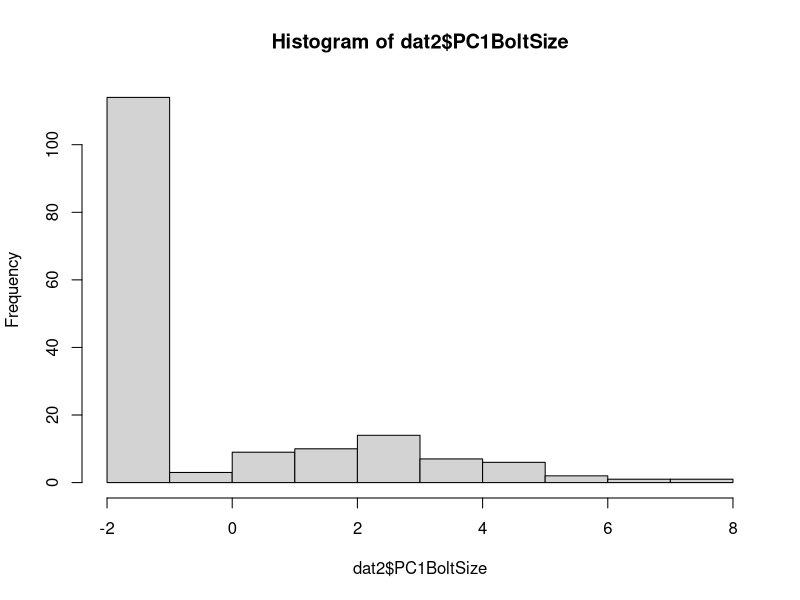
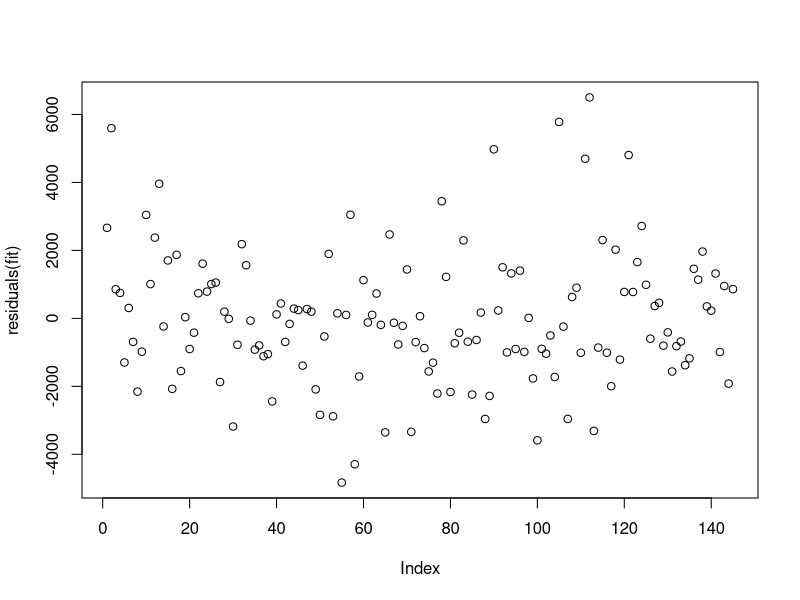
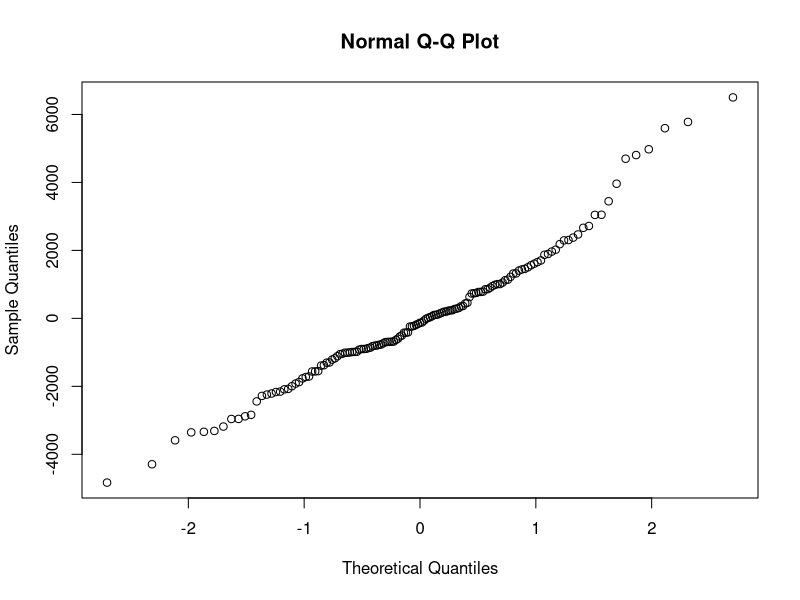
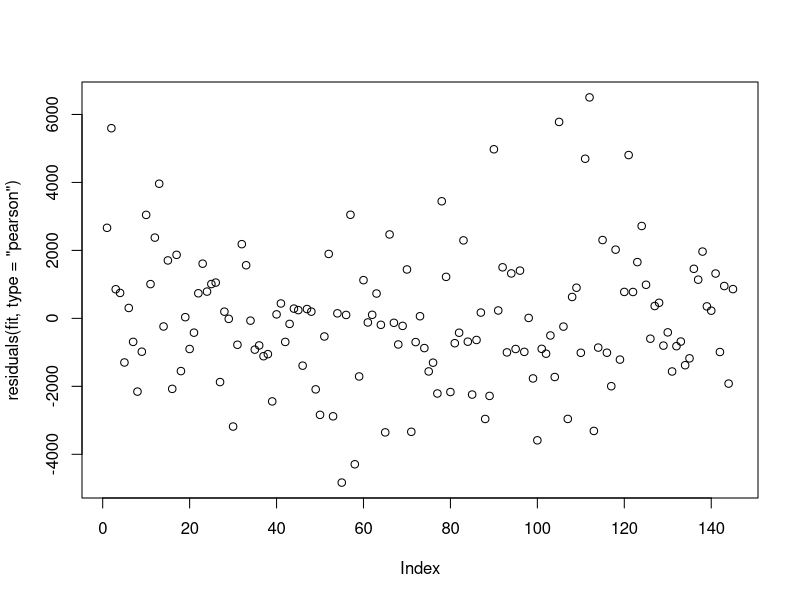
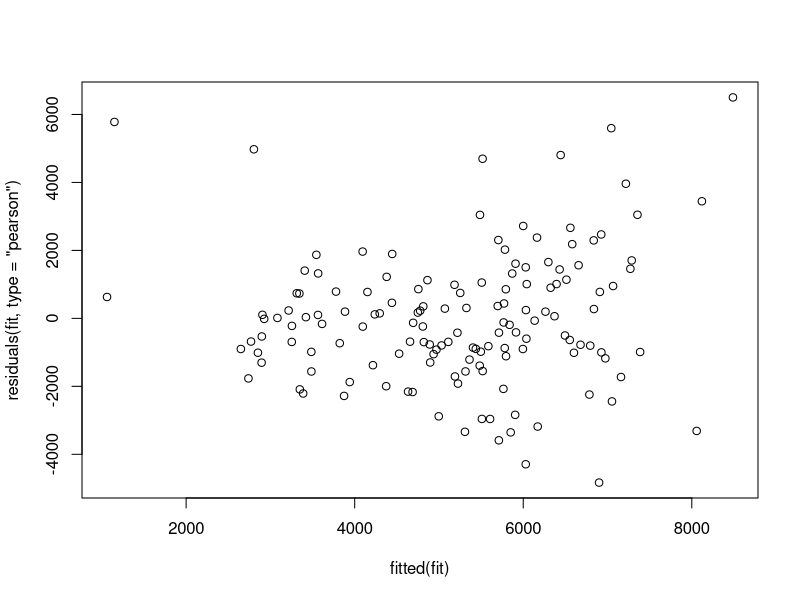

Source code (R) for these figures, in order: (Note: this script raises an error after producing the figures.)
## ---- chunk 1
library(ggplot2)
library(dplyr)
library(lmerTest)
library(car)
library("glmmTMB")


#read in data
rm(list=ls())
dat<-read.csv("DataSynthesis.csv",stringsAsFactors = F)


#remove those with fertilizer treatment, and extra genotypes that are only in the alone treatment. 
dat<-dat[!grepl("i",dat$Sample,fixed=T),]


#Function to standardize data.
Standardize<-function(x,set.sd=F,SD){
  if(set.sd==T){
      standard<-(x-mean(x,na.rm=T))/SD
  }
  else{
     standard<-(x-mean(x,na.rm=T))/sd(x,na.rm=T)
  }
}


dat$Fern<-log(dat$Fern+1)
dat$gluc_Conc<-log(dat$gluc_Conc)
dat$flav_Conc<-log(dat$flav_Conc)
dat$ChlorA<-log(dat$ChlorA)
dat$ThripsDam<-log(dat$ThripsDam+1)
dat$BlackPathDam<-log(dat$BlackPathDam+1)



#Calculating leaf area 
dat$GM_Leaf_Area<-dat$GM_Leaf_Wid*dat$GM_Leaf_Len

#Average Duplicates. 
dat2<-dat %>% select(-X) %>% group_by(Tag) %>%  summarize(gh_col=first(gh_col),gh_bench=first(gh_bench),treatment=first(treatment),GA3=first(GA3),Family=first(Family),Maple_StemHeight_End=mean(Maple_StemHeight_End),Maple_LeafNum_End=mean(Maple_LeafNum_End),maple_leaf_length_0=mean(maple_leaf_length_0),maple_leaves_0=mean(maple_leaves_0),Maple_TotalLeafArea_End=mean(Maple_TotalLeafArea_End),MapleDamage=mean(Maple_Damage_End),Fern=first(Fern),gluc_Conc=mean(gluc_Conc),flav_Conc=mean(flav_Conc),maple_height_0=mean(maple_height_0),ChlorA=mean(ChlorA), GM_TotalLeaf_Area=first(GM_TotalLeaf_Area),ThripsDam=mean(ThripsDam),BlackPathDam=mean(BlackPathDam),WhiteFungDam=mean(WhiteFungDam),comp_number=first(comp_number),GM_Leaf_Area=mean(GM_Leaf_Area),
                                                          GM_StemHeight_Bolt=first(GM_StemHeight_Bolt),
GM_Leaf_Number_Bolt=first(GM_Leaf_Number_Bolt),
Larg_Leaf_Len_Bolt=first(Larg_Leaf_Len_Bolt),
Larg_Leaf_Wid_Bolt=first(Larg_Leaf_Wid_Bolt),
Row_Field=first(Row_Field),
Col_Field=first(Col_Field),
Maple_Died=first(Maple_Died),
Maple_TotalLeafArea_End=first(Maple_TotalLeafArea_End),
GM_Fecundity=first(GM_Fecundity),
MapleFinalMass=first(MapleFinalMass))


#Creating Survival Data.1 = survived, 0= dead.
dat2$Bolt_Survival[dat2$GM_StemHeight_Bolt=="Dead"]<-0
dat2$Bolt_Survival[dat2$GM_StemHeight_Bolt!="Dead"]<-1


#Creating Maple Survival Data.1 = survived, 0= dead.
dat2$Maple_Died<-as.character(dat2$Maple_Died)
dat2$Maple_Survival[dat2$Maple_Died!="Y"]<-1
dat2$Maple_Survival[dat2$Maple_Died=="Y"]<-0
dat2<-dat2 %>% select(-Maple_Died)

dat2[which(dat2$GM_Leaf_Number_Bolt=="Dead"&!is.na(dat2$GM_Fecundity)),]$Bolt_Survival<-1


#Converting white fungal damage to logistic. 
dat2$WhiteFungLogis<-NA
dat2$WhiteFungLogis[dat2$WhiteFungDam>0]<-"Yes"
dat2$WhiteFungLogis[dat2$WhiteFungDam==0]<-"No"


dat2<-dat2[!grepl("maple",dat2$Tag,fixed = T),]

dat2<-dat2[dat2$treatment=="gm",]


#All of these genotypes died (15 Genotypes).(We are simply missing a final measurement for e|JBCHY1-1-50|Q|240) That is only 3% Mortality. 
dead<-dat2[is.na(dat2$GM_TotalLeaf_Area),]

#Removing those with dead competitors from the garlic mustard treatment. ("e|JBCHY1-1-50|Q|240") did not die, we are simply missing the final measurement for it.

dead_competitors<-dead %>% filter(treatment=="gm",Tag!="e|JBCHY1-1-50|Q|240") %>% select(comp_number)

#Removing those with dead competitors from the analysis. 
dat2<-dat2 %>% filter(!comp_number %in% dead_competitors$comp_number)
dat<-dat %>% filter(!comp_number %in% dead_competitors$comp_number)
dat2<-dat2[dat2$comp_number!=79,]
dat2<-dat2[dat2$comp_number!=37,]
dat2<-dat2[dat2$comp_number!=59,]
## ---- chunk 2
#Removing dead individuals with zeros. 
dat2$GM_StemHeight_Bolt[which(dat2$GM_StemHeight_Bolt=="Dead")]<-0
dat2$GM_Leaf_Number_Bolt[which(dat2$GM_Leaf_Number_Bolt=="Dead")]<-0
dat2$Larg_Leaf_Len_Bolt[which(dat2$Larg_Leaf_Len_Bolt=="Dead")]<-0
dat2$Larg_Leaf_Wid_Bolt[which(dat2$Larg_Leaf_Wid_Bolt=="Dead")]<-0

#Making data numeric
dat2$GM_StemHeight_Bolt<-as.numeric(dat2$GM_StemHeight_Bolt)
dat2$GM_Leaf_Number_Bolt<-as.numeric(dat2$GM_Leaf_Number_Bolt)
dat2$Larg_Leaf_Len_Bolt<-as.numeric(dat2$Larg_Leaf_Len_Bolt)
dat2$Larg_Leaf_Wid_Bolt<-as.numeric(dat2$Larg_Leaf_Wid_Bolt)


pca<-prcomp(~GM_StemHeight_Bolt+GM_Leaf_Number_Bolt+Larg_Leaf_Len_Bolt+Larg_Leaf_Wid_Bolt,data=dat2,scale.=T,na.action=na.omit)

prediction<-as.data.frame(predict(pca))

df<-tibble::rownames_to_column(prediction, "rownumber")

dat2[df$rownumber,"PC1BoltSize"]<-df$PC1

hist(dat2$PC1BoltSize) #The data is very zero inflated because of the mortality. This isnt great but what can you do. 
## ---- chunk 3
table(dat2$comp_number)
#Generating collumn for the competitor family.
count=0
dat2$Family<-as.character(dat2$Family)
for(i in 1:length(dat2$comp_number)){
  temp<-dat2[dat2$comp_number==dat2$comp_number[i]&dat2$Tag!=dat2$Tag[i],c("Family","GM_TotalLeaf_Area","gluc_Conc","PC1BoltSize","Bolt_Survival")]#Selects the competitors data
count=count+1

  if(length(temp$Family[!is.na(temp$Family)])==0){ #if there are no values...Makes the values NA
   dat2$competitor[i]<-NA
  }
else{ #Assign the competitor data to the data frame. 
    dat2$competitor[i]<-temp$Family[!is.na(temp$Family)] 
}

  if(length(temp$GM_TotalLeaf_Area[!is.na(temp$GM_TotalLeaf_Area)])==0){
   dat2$comp_Size[i]<-NA
  }
else{
   dat2$comp_Size[i]<-temp$GM_TotalLeaf_Area[!is.na(temp$GM_TotalLeaf_Area)]  
}

  if(length(temp$gluc_Conc[!is.na(temp$gluc_Conc)])==0){
   dat2$comp_Gluc[i]<-NA
 }
  else {
  dat2$comp_Gluc[i]<-temp$gluc_Conc[!is.na(temp$gluc_Conc)]
  }

  if(length(temp$PC1BoltSize[!is.na(temp$PC1BoltSize)])==0){
   dat2$CompSizeBolt[i]<-NA
 }
  else {
  dat2$CompSizeBolt[i]<-temp$PC1BoltSize[!is.na(temp$PC1BoltSize)]
  }

  if(length(temp$Bolt_Survival[!is.na(temp$Bolt_Survival)])==0){
   dat2$Comp_Survival[i]<-NA
 }
  else {
  dat2$Comp_Survival[i]<-temp$Bolt_Survival[!is.na(temp$Bolt_Survival)]
    }
}
dat2
dat2$GM_Leaf_Number_Bolt
## ---- chunk 4
#Modelling random effects 

fit<-glmmTMB(GM_TotalLeaf_Area~Fern+BlackPathDam+WhiteFungLogis+(1|Family)+(1|gh_bench),data=dat2)

fit2<-glmmTMB(GM_TotalLeaf_Area~Fern+BlackPathDam+WhiteFungLogis+(1|gh_bench),data=dat2)

fit3<-glmmTMB(GM_TotalLeaf_Area~Fern+BlackPathDam+WhiteFungLogis+(1|Family),data=dat2)

#Is bench important?
anova(fit,fit3) #no it is not.

#Is family important? 
anova(fit,fit2) #Yes it is. 


#Modelling fixed effects 

fit<-glmmTMB(GM_TotalLeaf_Area~Fern+ThripsDam+BlackPathDam+WhiteFungLogis+competitor+comp_Size+(1|Family),data=dat2)

fit2<-update(fit,~.-competitor)
anova(fit,fit2) #competitor not significant predictor. 
summary(fit2)

fit3<-update(fit2,~.-WhiteFungLogis)
anova(fit3,fit2) #White fungal damage not singificant.
summary(fit3)

fit4<-update(fit3,~.-Fern)
anova(fit4,fit3) #Fern not significant
summary(fit4)

#All else is significant. IS gluc_Conc also significant? 

fit5<-glmmTMB(GM_TotalLeaf_Area~ThripsDam+BlackPathDam+comp_Size+comp_Gluc+(1|Family),data=dat2)
summary(fit5) #Glucosinolate is not significant. Therefore, size is significant. is family significant if the effect of size is removed? 


fit5<-glmmTMB(GM_TotalLeaf_Area~ThripsDam+BlackPathDam+competitor+(1|Family),data=dat2)
fit6<-glmmTMB(GM_TotalLeaf_Area~ThripsDam+BlackPathDam+(1|Family),data=dat2)
anova(fit5,fit6) #Even without size included, id of neighbor is not singificant. This is likley because of a lack of sample sie available only in this treament. 


#Best model
fit<-glmmTMB(GM_TotalLeaf_Area~Standardize(comp_Size)+Standardize(ThripsDam)+Standardize(BlackPathDam)+(1|Family),data=dat2[!is.na(dat2$comp_Size),])

fit2<-glmmTMB(GM_TotalLeaf_Area~+Standardize(ThripsDam)+Standardize(BlackPathDam)+(1|Family),data=dat2[!is.na(dat2$comp_Size),])
anova(fit,fit2)
summary(fit)

plot(residuals(fit))
qqnorm(residuals(fit))
plot(residuals(fit,type="pearson"))
plot(residuals(fit,type="pearson")~fitted(fit))


#Coefficients for results
fit<-glmmTMB(Standardize(GM_TotalLeaf_Area,set.sd=T,3549.252)~Standardize(comp_Size)+Standardize(ThripsDam)+Standardize(BlackPathDam)+(1|Family),data=dat2[!is.na(dat2$comp_Size),])
summary(fit)

#-0.31502 effect on SD per SD unit. (GM on GM)

GMonGM<-Standardize(dat2$comp_Size)
GMonGM
#write.csv(GMonGM,"GM_SD_OnGM.csv")
## ---- chunk 5
#I must control for leaf size, because there are less glucosinolates with larger leaf sizes. 
fit7<-lmer(GM_TotalLeaf_Area~ BlackPathDam+ WhiteFungLogis+gluc_Conc+GM_Leaf_Area+(1|Family),data=dat2)
summary(fit7) #Not for glucosinolates... significantly positive correlation.

fit7<-lmer(GM_TotalLeaf_Area~BlackPathDam + WhiteFungLogis+flav_Conc+GM_Leaf_Area+(1|Family),data=dat2)
summary(fit7) #Not for flavonoids (Significant postive correlation. )

## ---- chunk 6

#Standardizing variables
dat2$gluc_ConcS<-Standardize(dat2$gluc_Conc)
dat2$ChlorAS<-Standardize(dat2$ChlorA)
dat2$GM_TotalLeaf_AreaS<-Standardize(dat2$GM_TotalLeaf_Area)

dat2$Family<-as.character(dat2$Family)



datG<-dat2 %>% select(Tag,Family,gluc_ConcS,ChlorAS,GM_TotalLeaf_AreaS,gh_bench) %>%  pivot_longer(c(gluc_ConcS,ChlorAS,GM_TotalLeaf_AreaS))

datG<-dat2 %>% select(Tag,Family,gluc_ConcS,ChlorAS,GM_TotalLeaf_AreaS,gh_bench) %>%  pivot_longer(c(gluc_ConcS,ChlorAS,GM_TotalLeaf_AreaS))


glmmTMB(value ~ -1+name*gh_bench+(-1+name|Family),REML=T,data=datG)
#did not converge... removing bench interaction.

glmmTMB(value ~ -1+name+gh_bench+(-1+name|Family),REML=T,data=datG)
#Did not converge, removing bench. 
glmmTMB(value ~ -1+(-1+name|Family),REML=T,data=datG)
#Still did not converge. 

## ---- chunk 7
dat2$Comp_Survival<-as.factor(dat2$Comp_Survival)
fit<-glmmTMB(Bolt_Survival~Fern+BlackPathDam+WhiteFungLogis+competitor+Standardize(comp_Size)+Comp_Survival+Standardize(GM_TotalLeaf_Area)+(1|Family),data=dat2[!is.na(dat2$BlackPathDam),],family="binomial")

fit1<-glmmTMB(Bolt_Survival~Fern+WhiteFungLogis+competitor+comp_Size+Comp_Survival+Standardize(GM_TotalLeaf_Area)+(1|Family),data=dat2[!is.na(dat2$BlackPathDam),],family="binomial")
anova(fit,fit1) #Model wouldnt fit... dont know 

fit1<-glmmTMB(Bolt_Survival~Fern+WhiteFungLogis+competitor+Standardize(GM_TotalLeaf_Area)+comp_Size+Comp_Survival+(1|Family),data=dat2[!is.na(dat2$WhiteFungLogis),],family="binomial")
fit2<-glmmTMB(Bolt_Survival~Fern+competitor+Standardize(GM_TotalLeaf_Area)+comp_Size+Comp_Survival+(1|Family),data=dat2[!is.na(dat2$WhiteFungLogis),],family="binomial")
anova(fit2,fit1) #Model wouldnt fit... dont know 

#IS Fern important?
fit2<-glmmTMB(Bolt_Survival~Fern+competitor+Standardize(GM_TotalLeaf_Area)+comp_Size+Comp_Survival+(1|Family),data=dat2[!is.na(dat2$Fern),],family="binomial")
fit3<-glmmTMB(Bolt_Survival~competitor+Standardize(GM_TotalLeaf_Area)+comp_Size+Comp_Survival+(1|Family),data=dat2[!is.na(dat2$Fern),],family="binomial")

anova(fit2,fit3) #Model wouldnt fit, dont know

#Is SIze important?
fit3<-glmmTMB(Bolt_Survival~competitor+Standardize(GM_TotalLeaf_Area)+Standardize(comp_Size)+Comp_Survival+(1|Family),data=dat2[!is.na(dat2$GM_TotalLeaf_Area),],family="binomial")
fit4<-glmmTMB(Bolt_Survival~competitor+comp_Size+Comp_Survival+(1|Family),data=dat2[!is.na(dat2$GM_TotalLeaf_Area),],family="binomial")
anova(fit3,fit4) #Model wouldnt fit, dont know

#Is competitor important? 
fit4<-glmmTMB(Bolt_Survival~competitor+comp_Size+Comp_Survival+(1|Family),data=dat2[!is.na(dat2$competitor),],family="binomial")
fit5<-glmmTMB(Bolt_Survival~comp_Size+Comp_Survival+(1|Family),data=dat2[!is.na(dat2$competitor),],family="binomial")
anova(fit4,fit5) #Model wouldnt fit dont know.

#Is competitor size important? 
fit4<-glmmTMB(Bolt_Survival~competitor+comp_Size+Comp_Survival+(1|Family),data=dat2[!is.na(dat2$comp_Size),],family="binomial")
fit5<-glmmTMB(Bolt_Survival~competitor+Comp_Survival+(1|Family),data=dat2[!is.na(dat2$comp_Size),],family="binomial")
anova(fit4,fit5) #CModel wouldnt fit dont know 

#IS comp survival important? 
fit5<-glmmTMB(Bolt_Survival~competitor+Comp_Survival+(1|Family),data=dat2[!is.na(dat2$Comp_Survival),],family="binomial")
fit6<-glmmTMB(Bolt_Survival~competitor+(1|Family),data=dat2[!is.na(dat2$Comp_Survival),],family="binomial")
anova(fit5,fit6) #Yes, competitor survival is incredibly important to determien the survival of the focal plant. 
summary(fit5)


#Is competitor important? 
fit5<-glmmTMB(Bolt_Survival~competitor+Comp_Survival+(1|Family),family="binomial",data=dat2)
fit6<-glmmTMB(Bolt_Survival~Comp_Survival+(1|Family),family="binomial",data=dat2)
anova(fit5,fit6) #No competitor is not important, but it is on the edge of significance. (0.053)

#Is competitor size important? 

fit6<-glmmTMB(Bolt_Survival~Comp_Survival+Standardize(comp_Size)+(1|Family),family="binomial",data=dat2[!is.na(dat2$comp_Size),])

fit7<-glmmTMB(Bolt_Survival~Comp_Survival+(1|Family),family="binomial",data=dat2[!is.na(dat2$comp_Size),])
anova(fit6,fit7) #No competitor size is not important. 
summary(fit6)


#Is size important? 
fit6<-glmmTMB(Bolt_Survival~Comp_Survival+Standardize(GM_TotalLeaf_Area)+(1|Family),family="binomial",data=dat2[!is.na(dat2$GM_TotalLeaf_Area),])

fit7<-glmmTMB(Bolt_Survival~Comp_Survival+(1|Family),family="binomial",data=dat2[!is.na(dat2$GM_TotalLeaf_Area),])

anova(fit6,fit7) #Yes, initial size is important. 

summary(fit6) #The larger you are, the more likely you are to die. 
#IF your competitor survives, you are more likely to as well. This is like kin selection..

## ---- chunk 8
dat2$Comp_Survival<-as.factor(dat2$Comp_Survival)
#IS Family Important
fit<-glmmTMB(GM_Fecundity~Fern+BlackPathDam+WhiteFungLogis+competitor+Standardize(comp_Size)+Comp_Survival+Standardize(GM_TotalLeaf_Area)+(1|Family),data=dat2[!is.na(dat2$BlackPathDam),])
fit1<-glmmTMB(GM_Fecundity~Fern+BlackPathDam+WhiteFungLogis+competitor+Standardize(comp_Size)+Comp_Survival+Standardize(GM_TotalLeaf_Area),data=dat2[!is.na(dat2$BlackPathDam),])
anova(fit,fit1) #Family is important in the GM treatment for fecundity. 

#IS black path dam important?
fit<-glmmTMB(GM_Fecundity~Fern+BlackPathDam+WhiteFungLogis+competitor+Standardize(comp_Size)+Comp_Survival+Standardize(GM_TotalLeaf_Area)+(1|Family),data=dat2[!is.na(dat2$BlackPathDam),])
fit1<-glmmTMB(GM_Fecundity~Fern+WhiteFungLogis+competitor+Standardize(comp_Size)+Comp_Survival+Standardize(GM_TotalLeaf_Area)+(1|Family),data=dat2[!is.na(dat2$BlackPathDam),])
anova(fit,fit1) #No


#Is white fung dam?
fit1<-glmmTMB(GM_Fecundity~Fern+WhiteFungLogis+competitor+Standardize(GM_TotalLeaf_Area)+comp_Size+Comp_Survival+(1|Family),data=dat2[!is.na(dat2$WhiteFungLogis),])
fit2<-glmmTMB(GM_Fecundity~Fern+competitor+Standardize(GM_TotalLeaf_Area)+comp_Size+Comp_Survival+(1|Family),data=dat2[!is.na(dat2$WhiteFungLogis),])
anova(fit2,fit1) #No

#IS Fern important?
fit2<-glmmTMB(GM_Fecundity~Fern+competitor+Standardize(GM_TotalLeaf_Area)+comp_Size+Comp_Survival+(1|Family),data=dat2[!is.na(dat2$Fern),])
fit3<-glmmTMB(GM_Fecundity~competitor+Standardize(GM_TotalLeaf_Area)+comp_Size+Comp_Survival+(1|Family),data=dat2[!is.na(dat2$Fern),])

anova(fit2,fit3) #Yes Fern influenced fecundity. 

#Is Size important?
fit3<-glmmTMB(GM_Fecundity~Fern+competitor+Standardize(GM_TotalLeaf_Area)+Standardize(comp_Size)+Comp_Survival+(1|Family),data=dat2[!is.na(dat2$GM_TotalLeaf_Area),])
fit4<-glmmTMB(GM_Fecundity~Fern+competitor+Standardize(comp_Size)+Comp_Survival+(1|Family),data=dat2[!is.na(dat2$GM_TotalLeaf_Area),])
anova(fit3,fit4) #No Size is not important

#Is competitor important? 
fit4<-glmmTMB(GM_Fecundity~Fern+competitor+Standardize(comp_Size)+Comp_Survival+(1|Family),data=dat2[!is.na(dat2$competitor),])
fit5<-glmmTMB(GM_Fecundity~Fern+Standardize(comp_Size)+Comp_Survival+(1|Family),data=dat2[!is.na(dat2$competitor),])
anova(fit4,fit5) #Yes the competitor does influence fecundity.


#Is competitor size (First year) important? 
fit4<-glmmTMB(Standardize(GM_Fecundity)~Standardize(Fern)+competitor+Standardize(comp_Size)+Comp_Survival+(1|Family),data=dat2[!is.na(dat2$comp_Size),])
fit5<-glmmTMB(Standardize(GM_Fecundity)~Standardize(Fern)+competitor+Comp_Survival+(1|Family),data=dat2[!is.na(dat2$comp_Size),])
anova(fit4,fit5) #No competitor size in the first year is not significant (on the edge)
summary(fit4)

#IS comp survival important? 
fit5<-glmmTMB(Standardize(GM_Fecundity)~Standardize(Fern)+competitor+Comp_Survival+(1|Family),data=dat2[!is.na(dat2$Comp_Survival),])
fit6<-glmmTMB(Standardize(GM_Fecundity)~Standardize(Fern)+competitor+(1|Family),data=dat2[!is.na(dat2$Comp_Survival),])
anova(fit5,fit6) #Yes, competitor survival is incredibly important to determien the survival of the focal plant. 
summary(fit5)

#Is comp size importnat? 
fit5<-glmmTMB(Standardize(GM_Fecundity)~Standardize(Fern)+competitor+Comp_Survival+CompSizeBolt+(1|Family),data=dat2[!is.na(dat2$CompSizeBolt),])
fit6<-glmmTMB(Standardize(GM_Fecundity)~Standardize(Fern)+competitor+Comp_Survival+(1|Family),data=dat2[!is.na(dat2$CompSizeBolt),])
anova(fit5,fit6) #Yes, competitor size is also important. 

# Reassessing IS comp survival important? 
fit5<-glmmTMB(GM_Fecundity~competitor+Standardize(Fern)+Comp_Survival+CompSizeBolt+(1|Family),data=dat2[!is.na(dat2$Comp_Survival),])
fit6<-glmmTMB(GM_Fecundity~competitor+Standardize(Fern)+CompSizeBolt+(1|Family),data=dat2[!is.na(dat2$Comp_Survival),])
anova(fit5,fit6) #Using size removes the significance of comp survival. Unsurprising due to how zero inflated it is. I will have to pick and choose one... i chose survival. 

# Reassessing IS comp size important? 
fit5<-glmmTMB(Standardize(GM_Fecundity)~competitor+Standardize(CompSizeBolt)+(1|Family),data=dat2[!is.na(dat2$CompSizeBolt),])
fit6<-glmmTMB(Standardize(GM_Fecundity)~competitor+(1|Family),data=dat2[!is.na(dat2$CompSizeBolt),])
anova(fit5,fit6) 
summary(fit5)

summary(fit5) #
#IF your competitor survives, you are more likely to as well. This is like kin selection..

#Reassessing Fern
fit2<-glmmTMB(Standardize(GM_Fecundity)~Standardize(Fern)+competitor+Comp_Survival+(1|Family),data=dat2[!is.na(dat2$Fern),])
fit3<-glmmTMB(Standardize(GM_Fecundity)~competitor+Comp_Survival+(1|Family),data=dat2[!is.na(dat2$Fern),])
anova(fit2,fit3) 
